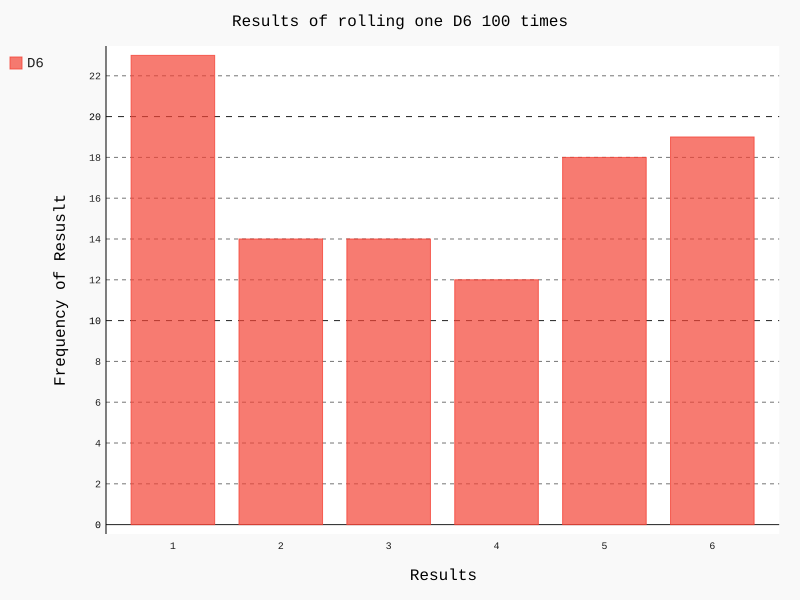

The script that drew this image:
#!/usr/bin/python
# -*- coding:utf-8 -*-

import pygal
from die import Die

die=Die()                #创建一个D6

results=[]               #掷几次骰子，并将结果存储在一个列表中
for roll_num in range(100):
     result=die.roll()
     results.append(result)

frequencies=[]

for value in range(1,die.num_sides+1):
     frequency=results.count(value)
     frequencies.append(frequency)

#print(results)
#print(frequencies)
hist=pygal.Bar()

hist.title="Results of rolling one D6 100 times"
hist.x_labels=['1','2','3','4','5','6']
hist.x_title="Results"
hist.y_title="Frequency of Resuslt"

hist.add('D6',frequencies)
hist.render_to_file('die_visual.svg')
